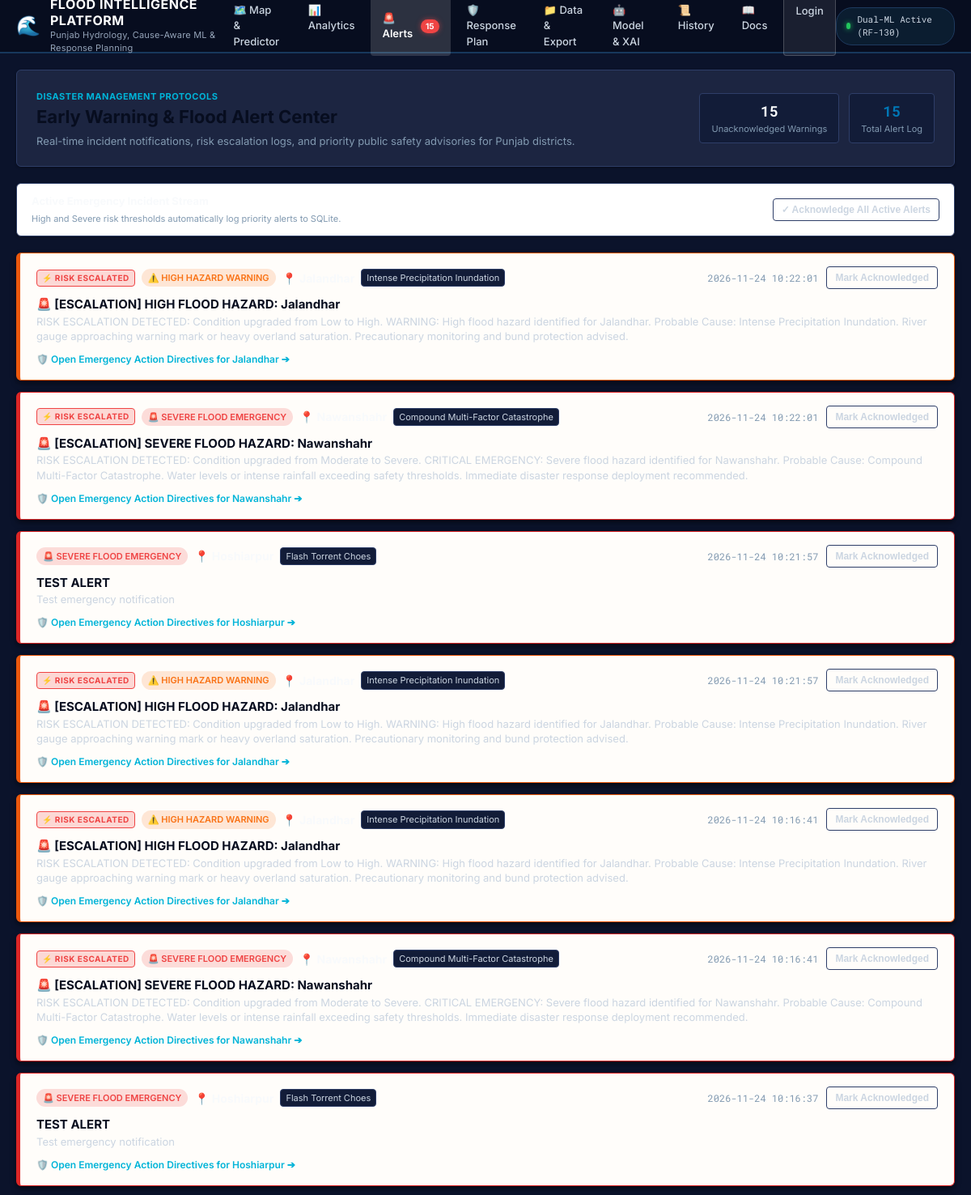
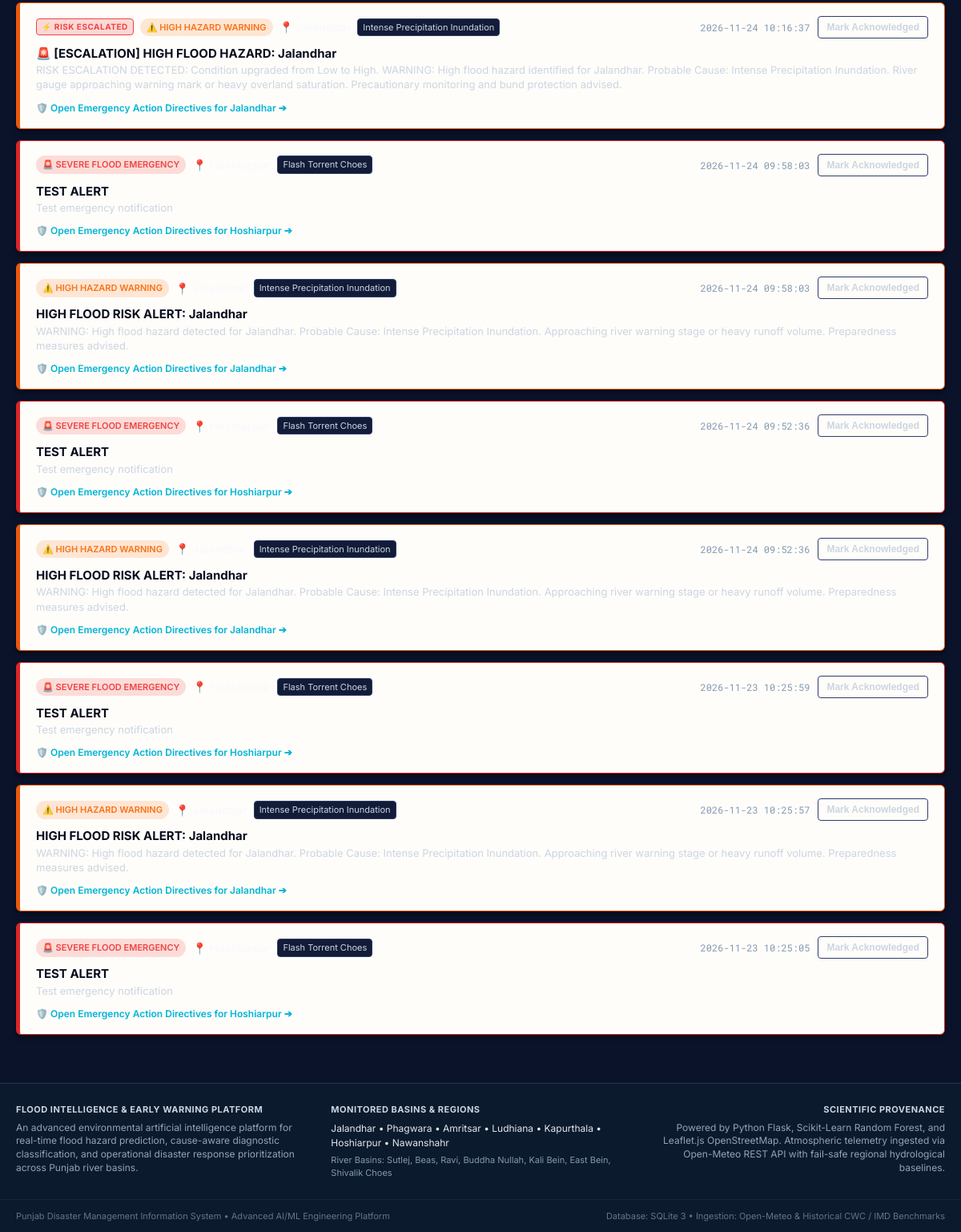
Screenshot of /alerts with the database file from the repository (2 pictures, top to bottom).
### tables this page shows
CREATE TABLE alerts (
            id INTEGER PRIMARY KEY AUTOINCREMENT,
            location_name TEXT NOT NULL,
            alert_level TEXT NOT NULL,
            title TEXT NOT NULL,
            message TEXT NOT NULL,
            probable_cause TEXT NOT NULL,
            is_acknowledged INTEGER DEFAULT 0,
            created_at TIMESTAMP DEFAULT CURRENT_TIMESTAMP
        , is_escalation INTEGER DEFAULT 0, previous_risk_level TEXT DEFAULT NULL);

### app.py (the view)
@app.route("/alerts")
def alerts():
    all_alerts = get_alerts(limit=100, unacknowledged_only=False)
    unack_alerts = [a for a in all_alerts if not a["is_acknowledged"]]
    return render_template(
        "alerts.html",
        alerts=all_alerts,
        unacknowledged_count=len(unack_alerts)
    )

### database/db.py (called while the page is built)
def get_db_connection():
    conn = sqlite3.connect(DB_PATH)
    conn.row_factory = sqlite3.Row
    return conn

def get_alerts(limit=50, unacknowledged_only=False):
    init_db()
    conn = get_db_connection()
    cursor = conn.cursor()
    if unacknowledged_only:
        cursor.execute("""
            SELECT * FROM alerts
            WHERE is_acknowledged = 0
            ORDER BY id DESC
            LIMIT ?
        """, (limit,))
    else:
        cursor.execute("""
            SELECT * FROM alerts
            ORDER BY id DESC
            LIMIT ?
        """, (limit,))
    rows = cursor.fetchall()
    results = [dict(row) for row in rows]
    conn.close()
    return results

### templates/alerts.html (shortened to what this page needs)
{% extends "base.html" %}
{% block content %}
<div class="alerts-page-container">
    <div class="page-header card">
        <div class="header-content">
            <span class="page-tag">DISASTER MANAGEMENT PROTOCOLS</span>
            <h1 class="page-title">Early Warning & Flood Alert Center</h1>
            <p class="page-description">
                Real-time incident notifications, risk escalation logs, and priority public safety advisories for Punjab districts.
            </p>
        </div>
        <div class="header-badges">
            <div class="stat-pill">
                <span class="s-val text-danger" id="unack-count">{{ unacknowledged_count }}</span>
                <span class="s-label">Unacknowledged Warnings</span>
            </div>
            <div class="stat-pill">
                <span class="s-val text-primary">{{ alerts|length }}</span>
                <span class="s-label">Total Alert Log</span>
            </div>
        </div>
    </div>
    <div class="alerts-toolbar card mt-4">
        <div class="toolbar-left">
            <span class="toolbar-title">Active Emergency Incident Stream</span>
            <span class="toolbar-hint">High and Severe risk thresholds automatically log priority alerts to SQLite.</span>
        </div>
        <div class="toolbar-right">
            <button id="btn-ack-all" class="btn btn-outline btn-sm">
                ✓ Acknowledge All Active Alerts
            </button>
        </div>
    </div>
    <div class="alerts-feed mt-4">
        {% if alerts %}
            {% for a in alerts %}
            <div class="alert-card card {% if not a.is_acknowledged %}unread{% endif %} {% if a.alert_level == 'Severe' %}alert-border-severe{% else %}alert-border-high{% endif %}" id="alert-card-{{ a.id }}">
                <div class="alert-top">
                    <div class="alert-badge-wrap">
                        {% if a.is_escalation %}
                            <span class="badge badge-escalation">⚡ RISK ESCALATED</span>
                        {% endif %}
                        {% if a.alert_level == 'Severe' %}
                            <span class="badge badge-sev">🚨 SEVERE FLOOD EMERGENCY</span>
                        {% else %}
                            <span class="badge badge-high">⚠️ HIGH HAZARD WARNING</span>
                        {% endif %}
                        <span class="alert-location">📍 <strong>{{ a.location_name }}</strong></span>
                        <span class="alert-cause-tag">{{ a.probable_cause }}</span>
                    </div>
                    <div class="alert-meta">
                        <span class="font-mono text-muted text-sm">{{ a.created_at }}</span>
                        {% if not a.is_acknowledged %}
                            <button class="btn-ack btn btn-outline btn-sm" onclick="acknowledgeAlert({{ a.id }})">
                                Mark Acknowledged
                            </button>
                        {% else %}
                            <span class="ack-status font-mono">✓ Acknowledged</span>
                        {% endif %}
                    </div>
                </div>
                <div class="alert-body">
                    <h3 class="alert-headline">{{ a.title }}</h3>
                    <p class="alert-msg">{{ a.message }}</p>
                </div>
                <div class="alert-footer">
                    <a href="{{ url_for('response_planning', city=a.location_name) }}" class="alert-action-link">
                        🛡️ Open Emergency Action Directives for {{ a.location_name }} ➔
                    </a>
                </div>
            </div>
            {% endfor %}
        {% endif %}
    </div>
</div>
{% endblock %}

### templates/base.html (shortened to what this page needs)
<!DOCTYPE html>
<html lang="en">
<head>
    <link rel="stylesheet" href="https://unpkg.com/leaflet@1.9.4/dist/leaflet.css"/>
    <link rel="stylesheet" href="{{ url_for('static', filename='css/style.css') }}">
</head>
<body>
    <header class="navbar">
        <div class="nav-container">
            <div class="nav-brand">
                <a href="{{ url_for('index') }}" class="brand-link">
                    <span class="brand-icon">🌊</span>
                    <div class="brand-text">
                        <span class="brand-title">FLOOD INTELLIGENCE PLATFORM</span>
                        <span class="brand-subtitle">Punjab Hydrology, Cause-Aware ML & Response Planning</span>
                    </div>
                </a>
            </div>
            <nav class="nav-menu">
                <a href="{{ url_for('index') }}" class="nav-item {% if request.endpoint == 'index' %}active{% endif %}">
                    🗺️ Map & Predictor
                </a>
                <a href="{{ url_for('analytics') }}" class="nav-item {% if request.endpoint == 'analytics' %}active{% endif %}">
                    📊 Analytics
                </a>
                <a href="{{ url_for('alerts') }}" class="nav-item nav-alert-link {% if request.endpoint == 'alerts' %}active{% endif %}">
                    🚨 Alerts
                    <span id="nav-alerts-badge" class="alert-pill-badge" style="display: none;">0</span>
                </a>
                <a href="{{ url_for('response_planning') }}" class="nav-item {% if request.endpoint == 'response_planning' %}active{% endif %}">
                    🛡️ Response Plan
                </a>
                <a href="{{ url_for('data_management') }}" class="nav-item {% if request.endpoint == 'data_management' %}active{% endif %}">
                    📁 Data & Export
                </a>
                <a href="{{ url_for('model_info') }}" class="nav-item {% if request.endpoint == 'model_info' %}active{% endif %}">
                    🤖 Model & XAI
                </a>
                <a href="{{ url_for('history') }}" class="nav-item {% if request.endpoint == 'history' %}active{% endif %}">
                    📜 History
                </a>
                <a href="{{ url_for('documentation') }}" class="nav-item {% if request.endpoint == 'documentation' %}active{% endif %}">
                    📖 Docs
                </a>
                {% if session.get('user_email') %}
                    <span class="nav-user-badge" title="{{ session.get('user_email') }}">
                        👤 {{ session.get('user_name', session.get('user_email')) }}
                    </span>
                    <a href="{{ url_for('logout') }}" class="nav-item nav-auth-btn">
                        Logout
                    </a>
                {% else %}
                    <a href="{{ url_for('login') }}" class="nav-item nav-auth-btn {% if request.endpoint in ['login', 'register'] %}active{% endif %}">
                        Login
                    </a>
                {% endif %}
            </nav>
            <div class="nav-badge">
                <span class="status-indicator"></span>
                <span class="status-text">Dual-ML Active (RF-130)</span>
            </div>
        </div>
    </header>
    <main class="content-wrapper">
        {% block content %}{% endblock %}
    </main>
    <footer class="app-footer">
        <div class="footer-container">
            <div class="footer-col">
                <p class="footer-heading">FLOOD INTELLIGENCE & EARLY WARNING PLATFORM</p>
                <p class="footer-desc">
                    An advanced environmental artificial intelligence platform for real-time flood hazard prediction, cause-aware diagnostic classification, and operational disaster response prioritization across Punjab river basins.
                </p>
            </div>
            <div class="footer-col">
                <p class="footer-heading">MONITORED BASINS & REGIONS</p>
                <p class="footer-locations">Jalandhar • Phagwara • Amritsar • Ludhiana • Kapurthala • Hoshiarpur • Nawanshahr</p>
                <p class="footer-drainage-note">River Basins: Sutlej, Beas, Ravi, Buddha Nullah, Kali Bein, East Bein, Shivalik Choes</p>
            </div>
            <div class="footer-col text-right">
                <p class="footer-heading">SCIENTIFIC PROVENANCE</p>
                <p class="footer-desc">
                    Powered by Python Flask, Scikit-Learn Random Forest, and Leaflet.js OpenStreetMap. Atmospheric telemetry ingested via Open-Meteo REST API with fail-safe regional hydrological baselines.
                </p>
            </div>
        </div>
        <div class="footer-bottom">
            <span>Punjab Disaster Management Information System • Advanced AI/ML Engineering Platform</span>
            <span>Database: SQLite 3 • Ingestion: Open-Meteo & Historical CWC / IMD Benchmarks</span>
        </div>
    </footer>
</body>
</html>

### rows the page displays
alerts: is_escalation "⚡ RISK ESCALATED", alert_level "⚠️ HIGH HAZARD WARNING", probable_cause "Intense Precipitation Inundation", created_at "2026-11-24 10:22:01", title "🚨 [ESCALATION] HIGH FLOOD HAZARD: Jalandhar", message "RISK ESCALATION DETECTED: Condition upgraded from Low to High. WARNING: High flood hazard identified for Jalandhar. Probable Cause: Intense Precipitation Inundation. River gauge approaching warning mark or heavy overland saturation. Precautionary monitoring and bund protection advised.", location_name "Jalandhar"
alerts: is_escalation "⚡ RISK ESCALATED", alert_level "🚨 SEVERE FLOOD EMERGENCY", probable_cause "Compound Multi-Factor Catastrophe", created_at "2026-11-24 10:22:01", title "🚨 [ESCALATION] SEVERE FLOOD HAZARD: Nawanshahr", message "RISK ESCALATION DETECTED: Condition upgraded from Moderate to Severe. CRITICAL EMERGENCY: Severe flood hazard identified for Nawanshahr. Probable Cause: Compound Multi-Factor Catastrophe. Water levels or intense rainfall exceeding safety thresholds. Immediate disaster response deployment recommended.", location_name "Nawanshahr"
alerts: alert_level "🚨 SEVERE FLOOD EMERGENCY", probable_cause "Flash Torrent Choes", created_at "2026-11-24 10:21:57", title "TEST ALERT", message "Test emergency notification", location_name "Hoshiarpur"
alerts: is_escalation "⚡ RISK ESCALATED", alert_level "⚠️ HIGH HAZARD WARNING", probable_cause "Intense Precipitation Inundation", created_at "2026-11-24 10:21:57", title "🚨 [ESCALATION] HIGH FLOOD HAZARD: Jalandhar", message "RISK ESCALATION DETECTED: Condition upgraded from Low to High. WARNING: High flood hazard identified for Jalandhar. Probable Cause: Intense Precipitation Inundation. River gauge approaching warning mark or heavy overland saturation. Precautionary monitoring and bund protection advised.", location_name "Jalandhar"
alerts: is_escalation "⚡ RISK ESCALATED", alert_level "⚠️ HIGH HAZARD WARNING", probable_cause "Intense Precipitation Inundation", created_at "2026-11-24 10:16:41", title "🚨 [ESCALATION] HIGH FLOOD HAZARD: Jalandhar", message "RISK ESCALATION DETECTED: Condition upgraded from Low to High. WARNING: High flood hazard identified for Jalandhar. Probable Cause: Intense Precipitation Inundation. River gauge approaching warning mark or heavy overland saturation. Precautionary monitoring and bund protection advised.", location_name "Jalandhar"
alerts: is_escalation "⚡ RISK ESCALATED", alert_level "🚨 SEVERE FLOOD EMERGENCY", probable_cause "Compound Multi-Factor Catastrophe", created_at "2026-11-24 10:16:41", title "🚨 [ESCALATION] SEVERE FLOOD HAZARD: Nawanshahr", message "RISK ESCALATION DETECTED: Condition upgraded from Moderate to Severe. CRITICAL EMERGENCY: Severe flood hazard identified for Nawanshahr. Probable Cause: Compound Multi-Factor Catastrophe. Water levels or intense rainfall exceeding safety thresholds. Immediate disaster response deployment recommended.", location_name "Nawanshahr"
alerts: alert_level "🚨 SEVERE FLOOD EMERGENCY", probable_cause "Flash Torrent Choes", created_at "2026-11-24 10:16:37", title "TEST ALERT", message "Test emergency notification", location_name "Hoshiarpur"
alerts: is_escalation "⚡ RISK ESCALATED", alert_level "⚠️ HIGH HAZARD WARNING", probable_cause "Intense Precipitation Inundation", created_at "2026-11-24 10:16:37", title "🚨 [ESCALATION] HIGH FLOOD HAZARD: Jalandhar", message "RISK ESCALATION DETECTED: Condition upgraded from Low to High. WARNING: High flood hazard identified for Jalandhar. Probable Cause: Intense Precipitation Inundation. River gauge approaching warning mark or heavy overland saturation. Precautionary monitoring and bund protection advised.", location_name "Jalandhar"
alerts: alert_level "🚨 SEVERE FLOOD EMERGENCY", probable_cause "Flash Torrent Choes", created_at "2026-11-24 09:58:03", title "TEST ALERT", message "Test emergency notification", location_name "Hoshiarpur"
alerts: alert_level "⚠️ HIGH HAZARD WARNING", probable_cause "Intense Precipitation Inundation", created_at "2026-11-24 09:58:03", title "HIGH FLOOD RISK ALERT: Jalandhar", message "WARNING: High flood hazard detected for Jalandhar. Probable Cause: Intense Precipitation Inundation. Approaching river warning stage or heavy runoff volume. Preparedness measures advised.", location_name "Jalandhar"
alerts: alert_level "🚨 SEVERE FLOOD EMERGENCY", probable_cause "Flash Torrent Choes", created_at "2026-11-24 09:52:36", title "TEST ALERT", message "Test emergency notification", location_name "Hoshiarpur"
alerts: alert_level "⚠️ HIGH HAZARD WARNING", probable_cause "Intense Precipitation Inundation", created_at "2026-11-24 09:52:36", title "HIGH FLOOD RISK ALERT: Jalandhar", message "WARNING: High flood hazard detected for Jalandhar. Probable Cause: Intense Precipitation Inundation. Approaching river warning stage or heavy runoff volume. Preparedness measures advised.", location_name "Jalandhar"
alerts: alert_level "🚨 SEVERE FLOOD EMERGENCY", probable_cause "Flash Torrent Choes", created_at "2026-11-23 10:25:59", title "TEST ALERT", message "Test emergency notification", location_name "Hoshiarpur"
alerts: alert_level "⚠️ HIGH HAZARD WARNING", probable_cause "Intense Precipitation Inundation", created_at "2026-11-23 10:25:57", title "HIGH FLOOD RISK ALERT: Jalandhar", message "WARNING: High flood hazard detected for Jalandhar. Probable Cause: Intense Precipitation Inundation. Approaching river warning stage or heavy runoff volume. Preparedness measures advised.", location_name "Jalandhar"
alerts: alert_level "🚨 SEVERE FLOOD EMERGENCY", probable_cause "Flash Torrent Choes", created_at "2026-11-23 10:25:05", title "TEST ALERT", message "Test emergency notification", location_name "Hoshiarpur"

### other values shown
{{ unacknowledged_count }} "15"
{{ alerts|length }} "15"
